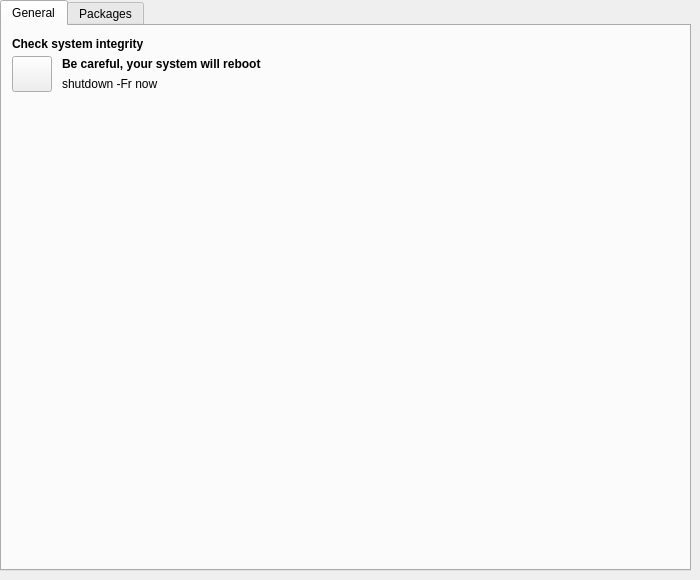
    <widget class="QWidget" name="tab_2">
     <attribute name="icon">
      <iconset resource="winsys.qrc">
       <normaloff>:/images/repairing-service.png</normaloff>:/images/repairing-service.png</iconset>
     </attribute>
     <attribute name="title">
      <string/>
     </attribute>
     <attribute name="toolTip">
      <string>Repair</string>
     </attribute>
     <widget class="QTabWidget" name="tabWidget_5">
      <property name="geometry">
       <rect>
        <x>0</x>
        <y>0</y>
        <width>691</width>
        <height>571</height>
       </rect>
      </property>
      <property name="currentIndex">
       <number>0</number>
      </property>
      <widget class="QWidget" name="tab_13">
       <attribute name="title">
        <string>General</string>
       </attribute>
       <widget class="QLabel" name="label_2">
        <property name="geometry">
         <rect>
          <x>10</x>
          <y>10</y>
          <width>331</width>
          <height>16</height>
         </rect>
        </property>
        <property name="font">
         <font>
          <weight>75</weight>
          <bold>true</bold>
         </font>
        </property>
        <property name="text">
         <string>Check system integrity</string>
        </property>
       </widget>
       <widget class="QLabel" name="label_18">
        <property name="geometry">
         <rect>
          <x>60</x>
          <y>50</y>
          <width>141</width>
          <height>16</height>
         </rect>
        </property>
        <property name="font">
         <font>
          <weight>50</weight>
          <bold>false</bold>
         </font>
        </property>
        <property name="text">
         <string>shutdown -Fr now</string>
        </property>
       </widget>
       <widget class="QLabel" name="label_30">
        <property name="geometry">
         <rect>
          <x>60</x>
          <y>30</y>
          <width>271</width>
          <height>16</height>
         </rect>
        </property>
        <property name="font">
         <font>
          <weight>75</weight>
          <bold>true</bold>
         </font>
        </property>
        <property name="text">
         <string>Be careful, your system will reboot</string>
        </property>
       </widget>
       <widget class="QPushButton" name="integrityCheckButton_2">
        <property name="geometry">
         <rect>
          <x>10</x>
          <y>30</y>
          <width>40</width>
          <height>36</height>
         </rect>
        </property>
        <property name="maximumSize">
         <size>
          <width>40</width>
          <height>40</height>
         </size>
        </property>
        <property name="toolTip">
         <string>&lt;html&gt;&lt;head/&gt;&lt;body&gt;&lt;p&gt;&lt;span style=&quot; color:#ff55ff;&quot;&gt;SFC&lt;/span&gt;&lt;span style=&quot; color:#c0c0c0;&quot;/&gt;&lt;span style=&quot; color:#ff55ff;&quot;&gt;/ScanNow&lt;/span&gt;&lt;/p&gt;&lt;/body&gt;&lt;/html&gt;</string>
        </property>
        <property name="whatsThis">
         <string/>
        </property>
        <property name="text">
         <string/>
        </property>
        <property name="icon">
         <iconset resource="winsys.qrc">
          <normaloff>:/images/repair.png</normaloff>:/images/repair.png</iconset>
        </property>
        <property name="iconSize">
         <size>
          <width>30</width>
          <height>30</height>
         </size>
        </property>
        <property name="shortcut">
         <string/>
        </property>
        <property name="checkable">
         <bool>false</bool>
        </property>
       </widget>
      </widget>
      <widget class="QWidget" name="tab_14">
       <attribute name="title">
        <string>Packages</string>
       </attribute>
      </widget>
     </widget>
    </widget>
